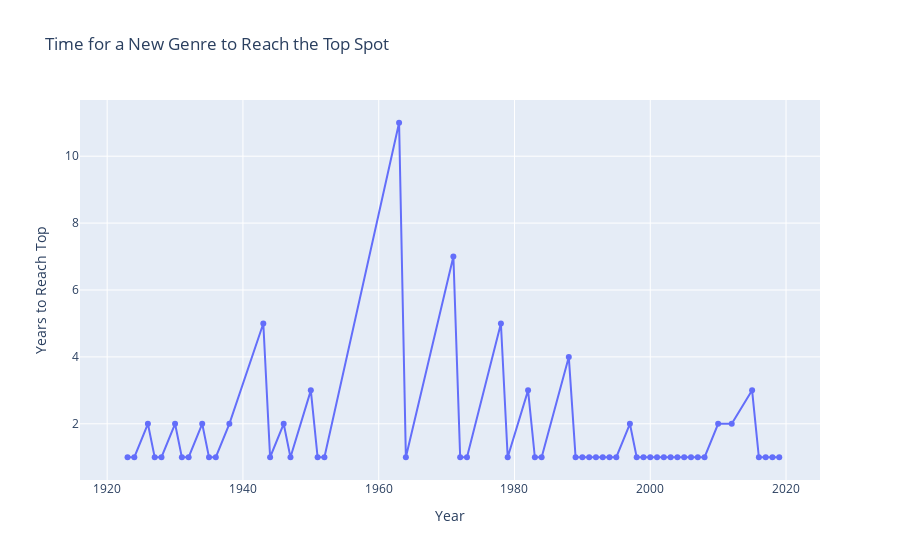

The code cell stored with this chart in its notebook:
### Code cell
fig = go.Figure()

fig.add_trace(go.Scatter(
    x=new_top_genres.index,
    y=time_to_top,
    mode='lines+markers',
    name='Time to Top',
    text=new_top_genres,
    hovertemplate='Year: %{x}<br>Time to Top: %{y:.1f} years<br>New Top Genre: %{text}<extra></extra>'
))

fig.update_layout(
    title='Time for a New Genre to Reach the Top Spot',
    xaxis_title='Year',
    yaxis_title='Years to Reach Top',
    hovermode='closest'
)

fig.show()

### Figure 1 — Plotly figure (JSON) as saved in the notebook; plotly's stock layout.template omitted (floating-point values rounded to 4 significant figures)
{"data": [{"hovertemplate": "Year: %{x}<br>Time to Top: %{y:.1f} years<br>New Top Genre: %{text}<extra></extra>", "mode": "lines+markers", "name": "Time to Top", "text": ["tango", "harlem renaissance", "big band", "adult standards", "swing", "adult standards", "classical", "british dance band", "adult standards", "classical performance", "adult standards", "acoustic blues", "adult standards", "acoustic blues", "adult standards", "vocal jazz", "adult standards", "swing", "vocal jazz", "adult standards", "brill building pop", "classic rock", "album rock", "classic rock", "album rock", "mellow gold", "album rock", "classic rock", "mellow gold", "rock", "folk", "mellow gold", "album rock", "rock", "conscious hip hop", "alternative rock", "dance pop", "gangster rap", "alternative rock", "dance pop", "alternative rock", "hip hop", "alternative metal", "detroit hip hop", "alternative metal", "atl hip hop", "pop", "dance pop", "alternative dance", "pop", "dance pop", "pop", "modern rock", "pop", "emo rap", "melodic rap", "pop"], "type": "scatter", "x": [1922, 1923, 1924, 1926, 1927, 1928, 1930, 1931, 1932, 1934, 1935, 1936, 1938, 1943, 1944, 1946, 1947, 1950, 1951, 1952, 1963, 1964, 1971, 1972, 1973, 1978, 1979, 1982, 1983, 1984, 1988, 1989, 1990, 1991, 1992, 1993, 1994, 1995, 1997, 1998, 1999, 2000, 2001, 2002, 2003, 2004, 2005, 2006, 2007, 2008, 2010, 2012, 2015, 2016, 2017, 2018, 2019], "y": [null, 1, 1, 2, 1, 1, 2, 1, 1, 2, 1, 1, 2, 5, 1, 2, 1, 3, 1, 1, 11, 1, 7, 1, 1, 5, 1, 3, 1, 1, 4, 1, 1, 1, 1, 1, 1, 1, 2, 1, 1, 1, 1, 1, 1, 1, 1, 1, 1, 1, 2, 2, 3, 1, 1, 1, 1]}], "layout": {"hovermode": "closest", "title": {"text": "Time for a New Genre to Reach the Top Spot"}, "xaxis": {"title": {"text": "Year"}}, "yaxis": {"title": {"text": "Years to Reach Top"}}}}
